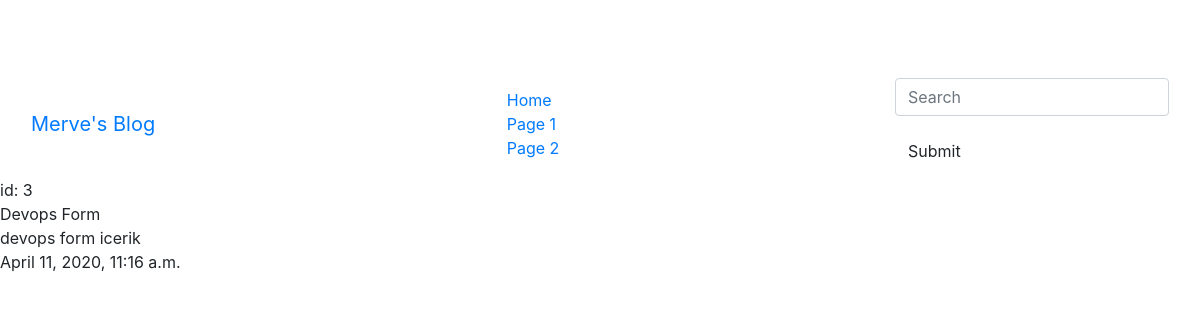
Screenshot of /post/3/ with the database file from the repository.
### post/models.py (models this page shows, shortened)
class Post(models.Model):
    title = models.CharField(max_length=100)
    content = models.TextField()
    published_date = models.DateTimeField(auto_now_add=True)

### post/views.py (the view)
# urls.py: path('<int:id>/', post_detail, name='detail'),
def post_detail(request, id):
    post = get_object_or_404(Post, pk=id)
    context = {
        'post': post,
    }
    return render(request, 'post/detail.html', context)

### post/templates/post/detail.html
{% extends 'base.html' %}
{% block body %}
         id: {{ post.id }} <br>
            {{ post.title }} <br>
            {{ post.content }} <br>
            {{ post.published_date }} <br>
{% endblock %}

### post/static/css/style.css (style rules this page uses)
body { padding-top: 70px; }

### rows the page displays
Post: id "3", title "Devops Form", content "devops form icerik", published_date "April 11, 2020, 11:16 a.m."
